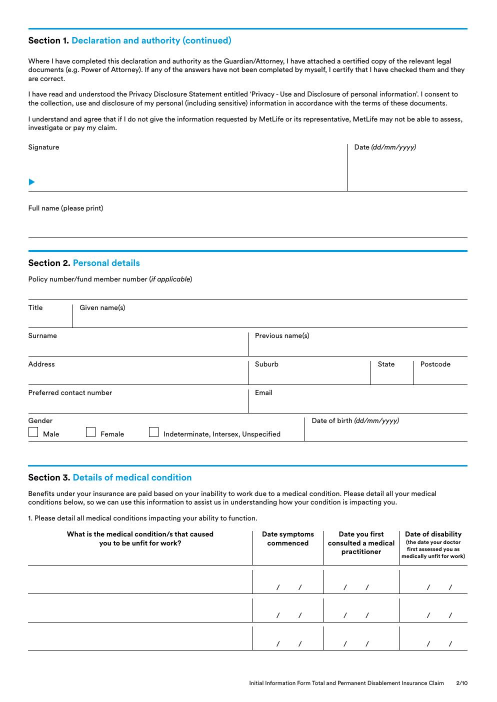
#> input picture docs/templates/metlife-tpd-initial-information-form-p01.jpg, 993 x 1404 px (shown at 1/2 size)
$ python make_dataset.py ../docs/templates/metlife-tpd-initial-information-form-p01.jpg
#> lines starting #> are read from the running program, lines starting #| are printed output that depends on the picture
"""Generate the OCR test dataset: dummy answers overlaid on the real
MetLife TPD Initial Information Form template pages.

For each of 6 fictional personas, three variants are produced:

    full            - every field filled
    mandatory_only  - mandatory fields (+ one contact) filled, optional blank
    gaps            - mandatory_only, minus 1-2 mandatory fields deliberately
                      left blank (seeded per persona, so runs are reproducible)
                      → exercises the approval gate in the app

Each document is a 2-page PDF (pages 2/10 and 3/10 of the original form -
the pages embedded in the Process Definition Document; conveniently the
Azure free tier OCRs exactly 2 pages per call). Next to every PDF sits a
ground-truth JSON with the values written onto the page and the list of
deliberately-missing fields, so OCR output can later be *scored*, not just
eyeballed.

Usage (from the repo root):

    python scripts/make_dataset.py               # writes dataset/
    python scripts/make_dataset.py --calibrate   # also writes PNG pages for
                                                 # visually checking positions

All data is fictional.
"""

import json
import random
import sys
from pathlib import Path

from PIL import Image, ImageDraw, ImageFont

ROOT = Path(__file__).resolve().parent.parent
PAGE1 = ROOT / "docs/templates/metlife-tpd-initial-information-form-p01.jpg"
PAGE2 = ROOT / "docs/templates/metlife-tpd-initial-information-form-p02.jpg"
OUT = ROOT / "dataset"

FONT_PATH = "/System/Library/Fonts/Supplemental/Arial.ttf"
INK = (36, 36, 120)  # pen-blue

# ---------------------------------------------------------------------------
# Where each answer is written, in pixels on the 993x1404 template scans.
# (page, x, y[, font_size]) - tuned by generating a calibration sheet and
# looking at it. "extra" entries are realism-only: drawn on the page but not
# part of the app's extraction schema.
# ---------------------------------------------------------------------------
POSITIONS = {
    # --- page 1 (form page 2/10) ---
    "signature_date":     (1, 720, 330),
    "full_name":          (1, 62, 452),    # extra: declaration print-name line
    "signature_scrawl":   (1, 90, 350),    # extra: fake "signature"
    "member_number":      (1, 62, 578),
    "title":              (1, 66, 638),
    "given_names":        (1, 158, 638),
    "surname":            (1, 62, 696),
    "previous_names":     (1, 512, 696),
    "address_street":     (1, 62, 752),
    "address_suburb":     (1, 512, 752),
    "address_state":      (1, 758, 752),
    "address_postcode":   (1, 842, 752),
    "contact_phone":      (1, 62, 810),
    "email":              (1, 512, 810),
    "gender":             (1, None, 858),  # checkbox - x chosen by value
    "date_of_birth":      (1, 630, 866),
    "diagnosis":          (1, 66, 1155, 14),
    "date_symptoms_commenced": (1, 522, 1160, 13),
    "date_first_consulted":    (1, 660, 1160, 13),
    "date_of_disability":      (1, 812, 1160, 13),
    # --- page 2 (form page 3/10) ---
    "accident_related":   (2, None, 108),  # Yes/No checkboxes
    "date_last_worked":   (2, 800, 243),
    "doctor_name":        (2, 64, 980, 13),
    "doctor_address":     (2, 236, 972, 12),   # extra
    "doctor_specialty":   (2, 455, 980, 13),
    "doctor_date_first":  (2, 602, 985, 13),   # extra
    "doctor_date_last":   (2, 718, 985, 13),   # extra
    "doctor_usual":       (2, 858, 980, 13),   # extra
}
GENDER_X = {"Male": 66, "Female": 180, "Other": 302}
ACCIDENT_X = {"Yes": 826, "No": 888}

MANDATORY = [
    "member_number", "given_names", "surname", "date_of_birth",
    "address_street", "address_suburb", "address_state", "address_postcode",
    "diagnosis", "date_of_disability", "date_last_worked", "signature_date",
]
# In mandatory_only we keep ONE contact (the group rule needs at least one).
CONTACT_KEPT = "contact_phone"
OPTIONAL = [
    "title", "previous_names", "gender", "email",
    "date_symptoms_commenced", "date_first_consulted",
    "accident_related", "doctor_name", "doctor_specialty",
]
EXTRAS_FULL = ["full_name", "signature_scrawl", "doctor_address",
               "doctor_date_first", "doctor_date_last", "doctor_usual"]
EXTRAS_MANDATORY = ["full_name", "signature_scrawl"]

PERSONAS = [
    {
        "slug": "peter-mitchell",
        "title": "Mr", "given_names": "Peter James", "surname": "Mitchell",
        "previous_names": "", "gender": "Male",
        "member_number": "MP-7284915", "date_of_birth": "09/04/1968",
        "address_street": "14 Banksia Crescent", "address_suburb": "Engadine",
        "address_state": "NSW", "address_postcode": "2233",
        "contact_phone": "0412 884 291", "email": "peter.mitchell68@bigpond.com",
        "diagnosis": "Chronic lumbar radiculopathy L4/L5",
        "date_symptoms_commenced": "03/02/2025", "date_first_consulted": "17/02/2025",
        "date_of_disability": "12/05/2025", "date_last_worked": "09/05/2025",
        "signature_date": "01/07/2025", "accident_related": "No",
        "doctor_name": "Dr Susan Hartley", "doctor_specialty": "GP",
        "doctor_address": "Engadine Family Practice, 2 Station St",
        "doctor_date_first": "17/02/2025", "doctor_date_last": "24/06/2025", "doctor_usual": "Yes",
    },
    {
        "slug": "aisha-rahman",
        "title": "Ms", "given_names": "Aisha", "surname": "Rahman",
        "previous_names": "", "gender": "Female",
        "member_number": "MP-5531208", "date_of_birth": "22/11/1979",
        "address_street": "8/155 Lygon Street", "address_suburb": "Brunswick East",
        "address_state": "VIC", "address_postcode": "3057",
        "contact_phone": "0433 019 552", "email": "a.rahman@outlook.com.au",
        "diagnosis": "Multiple sclerosis, relapsing-remitting",
        "date_symptoms_commenced": "10/09/2024", "date_first_consulted": "02/10/2024",
        "date_of_disability": "18/03/2025", "date_last_worked": "14/03/2025",
        "signature_date": "22/06/2025", "accident_related": "No",
        "doctor_name": "Dr Marcus Chen", "doctor_specialty": "Neurologist",
        "doctor_address": "Royal Melbourne Hospital, Parkville",
        "doctor_date_first": "02/10/2024", "doctor_date_last": "30/05/2025", "doctor_usual": "No",
    },
    {
        "slug": "daniel-oconnor",
        "title": "Mr", "given_names": "Daniel Francis", "surname": "O'Connor",
        "previous_names": "", "gender": "Male",
        "member_number": "MP-9902174", "date_of_birth": "31/01/1962",
        "address_street": "77 Ipswich Road", "address_suburb": "Woolloongabba",
        "address_state": "QLD", "address_postcode": "4102",
        "contact_phone": "0401 776 348", "email": "danoconnor62@gmail.com",
        "diagnosis": "Severe osteoarthritis, both knees",
        "date_symptoms_commenced": "05/06/2023", "date_first_consulted": "21/08/2023",
        "date_of_disability": "02/02/2025", "date_last_worked": "31/01/2025",
        "signature_date": "15/06/2025", "accident_related": "No",
        "doctor_name": "Dr Priya Nair", "doctor_specialty": "Orthopaedic surgeon",
        "doctor_address": "Brisbane Orthopaedic Group, Stones Corner",
        "doctor_date_first": "21/08/2023", "doctor_date_last": "12/06/2025", "doctor_usual": "No",
    },
    {
        "slug": "mei-lin-chen",
        "title": "Mrs", "given_names": "Mei Lin", "surname": "Chen",
        "previous_names": "Mei Lin Wong", "gender": "Female",
        "member_number": "MP-3317840", "date_of_birth": "17/07/1974",
        "address_street": "23 Waratah Avenue", "address_suburb": "Glen Waverley",
        "address_state": "VIC", "address_postcode": "3150",
        "contact_phone": "0422 640 187", "email": "meilin.chen74@yahoo.com",
        "diagnosis": "Rheumatoid arthritis, seropositive",
        "date_symptoms_commenced": "12/01/2024", "date_first_consulted": "29/01/2024",
        "date_of_disability": "07/04/2025", "date_last_worked": "04/04/2025",
        "signature_date": "30/06/2025", "accident_related": "No",
        "doctor_name": "Dr Alan Kostas", "doctor_specialty": "Rheumatologist",
        "doctor_address": "Monash Medical Centre, Clayton",
        "doctor_date_first": "29/01/2024", "doctor_date_last": "20/06/2025", "doctor_usual": "No",
    },
    {
        "slug": "grace-waqa",
        "title": "Ms", "given_names": "Grace Talei", "surname": "Waqa",
        "previous_names": "", "gender": "Female",
        "member_number": "MP-6648032", "date_of_birth": "03/12/1985",
        "address_street": "5 Kurrajong Place", "address_suburb": "Blacktown",
        "address_state": "NSW", "address_postcode": "2148",
        "contact_phone": "0455 208 913", "email": "grace.waqa@hotmail.com",
        "diagnosis": "Major depressive disorder, treatment-resistant",
        "date_symptoms_commenced": "20/03/2024", "date_first_consulted": "11/04/2024",
        "date_of_disability": "25/02/2025", "date_last_worked": "21/02/2025",
        "signature_date": "18/06/2025", "accident_related": "No",
        "doctor_name": "Dr Helen Broderick", "doctor_specialty": "Psychiatrist",
        "doctor_address": "Westmead Psychiatry Clinic",
        "doctor_date_first": "11/04/2024", "doctor_date_last": "10/06/2025", "doctor_usual": "No",
    },
    {
        "slug": "stefan-kovac",
        "title": "Mr", "given_names": "Stefan", "surname": "Kovac",
        "previous_names": "", "gender": "Male",
        "member_number": "MP-1149763", "date_of_birth": "26/08/1959",
        "address_street": "112 Seaview Terrace", "address_suburb": "Glenelg North",
        "address_state": "SA", "address_postcode": "5045",
        "contact_phone": "0409 335 671", "email": "skovac59@internode.on.net",
        "diagnosis": "Cervical spondylotic myelopathy",
        "date_symptoms_commenced": "14/10/2024", "date_first_consulted": "05/11/2024",
        "date_of_disability": "30/04/2025", "date_last_worked": "28/04/2025",
        "signature_date": "10/07/2025", "accident_related": "Yes",
        "doctor_name": "Dr James Whitford", "doctor_specialty": "Neurosurgeon",
        "doctor_address": "Flinders Medical Centre, Bedford Park",
        "doctor_date_first": "05/11/2024", "doctor_date_last": "01/07/2025", "doctor_usual": "No",
    },
]


def draw_value(draw: ImageDraw.ImageDraw, page_num: int, key: str, value: str) -> None:
    pos = POSITIONS[key]
    if pos[0] != page_num or not value:
        return
    size = pos[3] if len(pos) > 3 else 15
    font = ImageFont.truetype(FONT_PATH, size)
    if key == "gender":
        draw.text((GENDER_X.get(value, GENDER_X["Other"]), pos[2]), "X", fill=INK,
                  font=ImageFont.truetype(FONT_PATH, 15))
    elif key == "accident_related":
        draw.text((ACCIDENT_X.get(value, ACCIDENT_X["No"]), pos[2]), "X", fill=INK,
                  font=ImageFont.truetype(FONT_PATH, 15))
    elif key == "signature_scrawl":
        # A cursive-ish scrawl stand-in; italic to look signature-like.
        italic = ImageFont.truetype("/System/Library/Fonts/Supplemental/Arial Italic.ttf", 22)
        draw.text((pos[1], pos[2]), value, fill=INK, font=italic)
    else:
        draw.text((pos[1], pos[2]), value, fill=INK, font=font)


def fields_for_variant(persona: dict, variant: str, rng: random.Random):
    """Return (fields_to_draw, deliberately_missing) for one document."""
#> called with variant = 'full'
    if variant == "full":
        keys = MANDATORY + [CONTACT_KEPT] + OPTIONAL
        missing = []
        extras = EXTRAS_FULL
    elif variant == "mandatory_only":
        keys = MANDATORY + [CONTACT_KEPT]
        missing = []
        extras = EXTRAS_MANDATORY
    elif variant == "gaps":
        dropped = rng.sample(MANDATORY, rng.choice([1, 2]))
        keys = [k for k in MANDATORY if k not in dropped] + [CONTACT_KEPT]
        missing = dropped
        extras = EXTRAS_MANDATORY if "signature_date" not in dropped else []
    else:
        raise ValueError(variant)

    fields = {k: persona[k] for k in keys}
    for extra in extras:
        if extra == "full_name":
            fields["full_name"] = f"{persona['given_names']} {persona['surname']}"
        elif extra == "signature_scrawl":
            fields["signature_scrawl"] = f"{persona['given_names'].split()[0]} {persona['surname']}"
        else:
            fields[extra] = persona[extra]
    return fields, missing


def render_document(fields: dict) -> tuple[Image.Image, Image.Image]:
    pages = []
    for page_num, path in [(1, PAGE1), (2, PAGE2)]:
        img = Image.open(path).convert("RGB")
#> img is the input picture: PIL image 993x1404 RGB; mean R, G, B 244.5, 245.8, 246.2
        draw = ImageDraw.Draw(img)
        for key, value in fields.items():
            draw_value(draw, page_num, key, value)
        pages.append(img)
    return pages[0], pages[1]


def main() -> None:
    calibrate = "--calibrate" in sys.argv
    OUT.mkdir(exist_ok=True)
    manifest = []

    for i, persona in enumerate(PERSONAS):
        rng = random.Random(i)  # per-persona seed → reproducible gaps
        for variant in ["full", "mandatory_only", "gaps"]:
            fields, missing = fields_for_variant(persona, variant, rng)
            p1, p2 = render_document(fields)
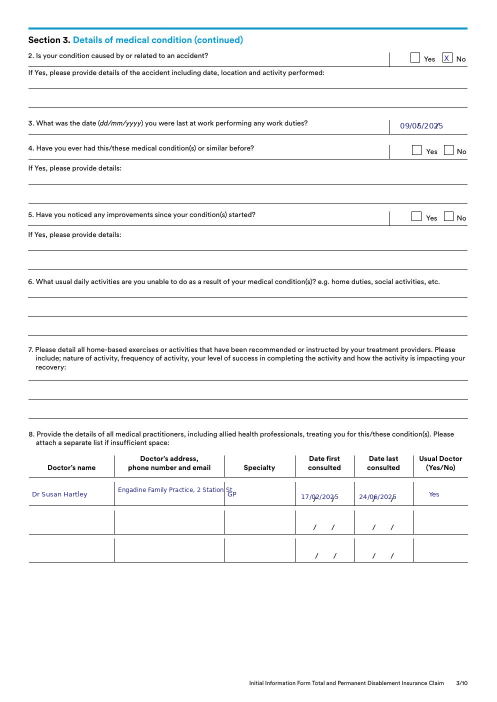
#> p2: PIL image 993x1404 RGB (shown at 1/2 size); mean R, G, B 245.7, 246.3, 246.5

            stem = f"metlife-tpd_{persona['slug']}_{variant}"
            p1.save(OUT / f"{stem}.pdf", save_all=True, append_images=[p2])

            # Ground truth: schema fields only (extras are page realism).
            schema_keys = MANDATORY + [CONTACT_KEPT] + OPTIONAL
            truth = {
                "file": f"{stem}.pdf",
                "persona": persona["slug"],
                "variant": variant,
                "deliberately_missing": missing,
                "fields": {k: fields.get(k) or None for k in schema_keys},
            }
            (OUT / f"{stem}.json").write_text(json.dumps(truth, indent=2))
            manifest.append(truth)

            if calibrate and i == 0 and variant == "full":
                p1.save(OUT / "_calibration_p1.png")
                p2.save(OUT / "_calibration_p2.png")

    (OUT / "manifest.json").write_text(json.dumps(manifest, indent=2))
    print(f"Wrote {len(manifest)} documents (+ ground truth) to {OUT}")


if __name__ == "__main__":
    main()
